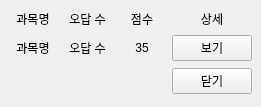
<?xml version="1.0" encoding="UTF-8"?>
<ui version="4.0">
 <class>GradRes</class>
 <widget class="QMainWindow" name="GradRes">
  <property name="geometry">
   <rect>
    <x>0</x>
    <y>0</y>
    <width>261</width>
    <height>107</height>
   </rect>
  </property>
  <property name="windowTitle">
   <string>가채점결과</string>
  </property>
  <widget class="QWidget" name="centralwidget">
   <layout class="QGridLayout" name="gridLayout">
    <item row="0" column="2">
     <widget class="QLabel" name="label_3">
      <property name="sizePolicy">
       <sizepolicy hsizetype="Preferred" vsizetype="Fixed">
        <horstretch>0</horstretch>
        <verstretch>0</verstretch>
       </sizepolicy>
      </property>
      <property name="text">
       <string>점수</string>
      </property>
      <property name="alignment">
       <set>Qt::AlignCenter</set>
      </property>
     </widget>
    </item>
    <item row="1" column="0">
     <widget class="QLabel" name="label_5">
      <property name="sizePolicy">
       <sizepolicy hsizetype="Preferred" vsizetype="Fixed">
        <horstretch>0</horstretch>
        <verstretch>0</verstretch>
       </sizepolicy>
      </property>
      <property name="text">
       <string>과목명</string>
      </property>
      <property name="alignment">
       <set>Qt::AlignCenter</set>
      </property>
     </widget>
    </item>
    <item row="0" column="1">
     <widget class="QLabel" name="label_2">
      <property name="sizePolicy">
       <sizepolicy hsizetype="Preferred" vsizetype="Fixed">
        <horstretch>0</horstretch>
        <verstretch>0</verstretch>
       </sizepolicy>
      </property>
      <property name="text">
       <string>오답 수</string>
      </property>
      <property name="alignment">
       <set>Qt::AlignCenter</set>
      </property>
     </widget>
    </item>
    <item row="1" column="3">
     <widget class="QPushButton" name="pushButton">
      <property name="text">
       <string>보기</string>
      </property>
     </widget>
    </item>
    <item row="1" column="2">
     <widget class="QLabel" name="label_7">
      <property name="sizePolicy">
       <sizepolicy hsizetype="Preferred" vsizetype="Fixed">
        <horstretch>0</horstretch>
        <verstretch>0</verstretch>
       </sizepolicy>
      </property>
      <property name="text">
       <string>35</string>
      </property>
      <property name="alignment">
       <set>Qt::AlignCenter</set>
      </property>
     </widget>
    </item>
    <item row="0" column="3">
     <widget class="QLabel" name="label_4">
      <property name="sizePolicy">
       <sizepolicy hsizetype="Preferred" vsizetype="Fixed">
        <horstretch>0</horstretch>
        <verstretch>0</verstretch>
       </sizepolicy>
      </property>
      <property name="text">
       <string>상세</string>
      </property>
      <property name="alignment">
       <set>Qt::AlignCenter</set>
      </property>
     </widget>
    </item>
    <item row="0" column="0">
     <widget class="QLabel" name="label">
      <property name="sizePolicy">
       <sizepolicy hsizetype="Preferred" vsizetype="Fixed">
        <horstretch>0</horstretch>
        <verstretch>0</verstretch>
       </sizepolicy>
      </property>
      <property name="text">
       <string>과목명</string>
      </property>
      <property name="alignment">
       <set>Qt::AlignCenter</set>
      </property>
     </widget>
    </item>
    <item row="1" column="1">
     <widget class="QLabel" name="label_6">
      <property name="sizePolicy">
       <sizepolicy hsizetype="Preferred" vsizetype="Fixed">
        <horstretch>0</horstretch>
        <verstretch>0</verstretch>
       </sizepolicy>
      </property>
      <property name="text">
       <string>오답 수</string>
      </property>
      <property name="alignment">
       <set>Qt::AlignCenter</set>
      </property>
     </widget>
    </item>
    <item row="2" column="3">
     <widget class="QPushButton" name="pushButton_2">
      <property name="text">
       <string>닫기</string>
      </property>
     </widget>
    </item>
   </layout>
  </widget>
 </widget>
 <resources/>
 <connections/>
</ui>
